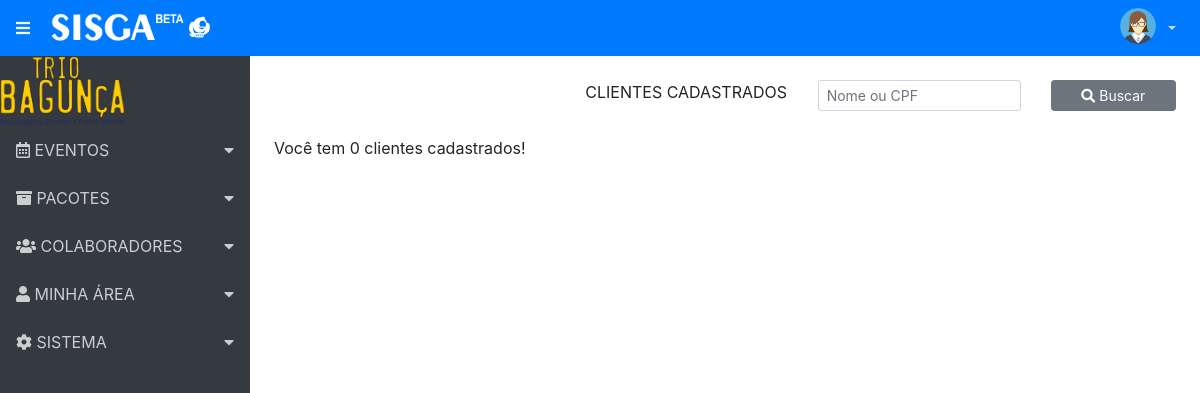
/index.php/clientes/ClientesCadastrados, run on an earlier commit of the app's database.
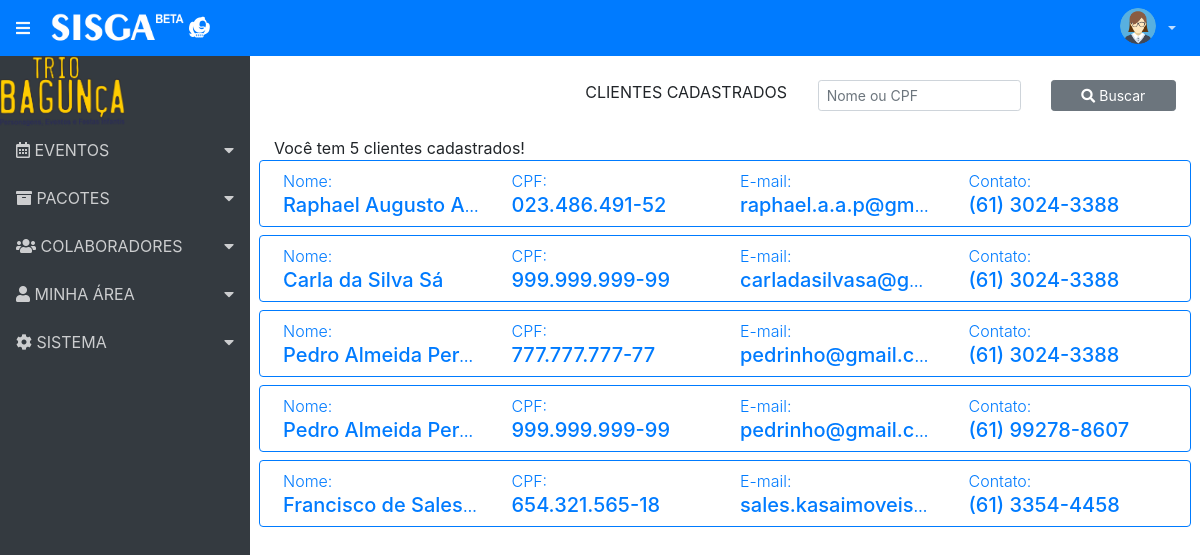
And on a later commit of the database.
### tables this page shows
CREATE TABLE `clientes` (
  `id_cli` int(11) NOT NULL,
  `nome_cli` varchar(50) NOT NULL,
  `cpf_cli` varchar(14) NOT NULL,
  `nasc_cli` date NOT NULL,
  `end_cli` text NOT NULL,
  `fixo_cli` varchar(15) NOT NULL,
  `cel_cli` varchar(16) NOT NULL,
  `email_cli` varchar(50) NOT NULL
);

### application/controllers/Clientes.php (called while the page is built, shortened)
<?php
class Clientes extends CI_Controller {
	function __construct() {
		$this->load->library('form_validation');
	}
	public function ClientesCadastrados()	{
		$dados['titulo'] = 'Clientes Cadastrados';
		$this->load->model('Clientes_model');
		$lista = $this->Clientes_model->MostraClientes();
		$cliente =  array('clientes' => $lista);
		$total_cliente = count($lista);
		$cliente['total'] = $total_cliente;
		$this->load->view('header', $dados);
		$this->load->view('menu');
		$this->load->view('ClientesCadastrados', $cliente);
		$this->load->view('footer');
	}
}

### index.php (called while the page is built, shortened)
<?php
require_once BASEPATH.'core/CodeIgniter.php';

### application/models/Clientes_model.php (called while the page is built, shortened)
<?php
class Clientes_model extends CI_Model {
	public function MostraClientes () {
		return $this->db->get('clientes')->result_array();
	}
}

### application/views/ClientesCadastrados.php (the view, shortened to what this page needs)
<div class="container p-4">
	<form action="">
		<div class="form-group row">
			<div class="col-lg-4"></div>
			<div class="col-lg-3"><p class="text-center">CLIENTES CADASTRADOS</p></div>
			<div class="col-lg-3 text-left">
				<input type="text" class="form-control form-control-block form-control-sm" id="inputdefault" placeholder="Nome ou CPF">
			</div>
			<div class="col-lg-2"><button class="btn btn-secondary btn-sm btn-block" type="submit"><i class="fas fa-search"></i> Buscar</button></div>
		</div>
	</form>
        <span class="text-right"><?php echo "Você tem ".$total." clientes cadastrados!"; ?></span>
        <?php foreach ($clientes as $cli) : ?>
            <div class="row border border-primary rounded p-2 mb-2 text-primary">
                <div class="col text-truncate">
                    <span class="font-weight-light">Nome: <br /></span>
                    <span class="h5"><?= anchor("Clientes/DetalheCliente/{$cli['id_cli']}", $cli['nome_cli']); ?></span>
                </div>
                <div class="col">
                    <span class="font-weight-light">CPF: <br /></span>
                    <span class="h5"><?= anchor("Clientes/DetalheCliente/{$cli['id_cli']}", $cli['cpf_cli']); ?></span>
                </div>
                <div class="col text-truncate">
                    <span class="font-weight-light">E-mail: <br /></span>
                    <span class="h5"><?= anchor("Clientes/DetalheCliente/{$cli['id_cli']}", $cli['email_cli']); ?></span>
                </div>
                <div class="col">
                    <span class="font-weight-light">Contato: <br /></span>
                    <span class="h5">
                        <?php
                            if (empty($cli['fixo_cli'])) {
                                echo anchor("Clientes/DetalheCliente/{$cli['id_cli']}", $cli['cel_cli']);
                            } else {
                                echo anchor("Clientes/DetalheCliente/{$cli['id_cli']}", $cli['fixo_cli']);
                            }
                        ?>
                    </span>
                </div>
            </div>
        <?php endforeach?>
</div>

### application/views/header.php (shortened to what this page needs)
<!doctype html>
<html lang="pt-br">
<head>
    <link rel="stylesheet" href="<?php echo base_url('assets/css/bootstrap.css');?>">
    <link rel="stylesheet" href="https://use.fontawesome.com/releases/v5.2.0/css/all.css">
    <link rel="stylesheet" href="<?php echo base_url('assets/css/bsadmin.css'); ?>">
    <link rel="stylesheet" href="<?php echo base_url('assets/css/jquery-ui.css'); ?>">
</head>
<body>
<nav class="navbar navbar-expand navbar-dark bg-primary">
    <a class="sidebar-toggle text-light mr-3"><i class="fa fa-bars"></i></a>
    <a class="navbar-brand" href="#"><i class="fab fa-themeisle"></i> <img class='rounded float-left' width='65%' src='<?= base_url("assets/img/logo_sistema.png");?>'></a>
    <div class="navbar-collapse collapse">
            <ul class="navbar-nav ml-auto">
                <div class="float-right">
                    <?php
                        $sexouser = $this->session->userdata('sexouser');
                        $foto = $this->session->userdata('foto');
                        if (!empty($foto)) {
                            echo "<img class='float-right rounded-circle' width='40px' src='".base_url("assets/img/fotos_usuarios/$foto")."'>";
                        } elseif ($sexouser == "MASCULINO") {
                            echo "<img class='float-right rounded-circle' width='7%' src='".base_url("assets/img/avatar_man.png")."'>";
                        } else {
                           echo "<img class='float-right rounded-circle' width='7%' src='".base_url("assets/img/avatar_woman.png")."'>";
                        }
                    ?>
                </div>
                <li class="nav-item dropdown">
                    <a class="nav-link dropdown-toggle" href="#" id="navbarDropdownMenuLink" data-toggle="dropdown">
                    </a>
                </li>
            </ul>
    </div>
</nav>

### application/views/menu.php (shortened to what this page needs)
<div class="d-flex">
    <nav class="sidebar bg-dark">
        <img class='ml-10' width='50%' src='<?= base_url("assets/img/logo-trio.png");?>'></a>
        <ul class="list-unstyled">
            <?php
                if (empty($perssao['permission1'])) {
            ?>
            <li>
                <a href="#submenu2" data-toggle="collapse"><i class="far fa-calendar-alt"></i> EVENTOS</a>
            </li>
            <?php
                } else { }
                if (empty($perssao['permission2'])) {
            ?>
            <li>
                <a href="#submenu3" data-toggle="collapse"><i class="fas fa-archive"></i> PACOTES</a>
            </li>
            <?php
                } else { }
                if (empty($perssao['permission3'])) {
            ?>
            <li>
                <a href="#submenu4" data-toggle="collapse"><i class="fas fa-users"></i> COLABORADORES</a>
            </li>
            <?php
                } else { }
            ?>
            <?php
                if (empty($perssao['permission7'])) {
            ?>
            <li>
                <a href="#submenu7" data-toggle="collapse"><i class="fas fa-user"></i> MINHA ÁREA</a>
            </li>
            <?php
                } else { }
                if (empty($perssao['permission8'])) {
            ?>
            <li>
                <a href="#submenu8" data-toggle="collapse"><i class="fas fa-cog"></i> SISTEMA</a>
            </li>
            <?php
                } else { }
            ?>
        </ul>
    </nav>

### application/views/footer.php (shortened to what this page needs)
</body>
</html>

### assets/css/bsadmin.css (style rules this page uses)
.navbar-dark .navbar-nav .nav-link, .navbar-dark .navbar-text { color: rgba(255, 255, 255, .75); }
.sidebar { min-width: 250px; max-width: 250px; min-height: calc(100vh - 56px); transition: all 0.3s; }
.sidebar ul li a { display: block; padding: .75rem 1rem; color: rgba(255, 255, 255, .75); text-decoration: none; }
.sidebar [data-toggle="collapse"] { position: relative; }
.sidebar [data-toggle="collapse"]:before { content: "\f0d7"; font-family: "Font Awesome 5 Free"; font-weight: 900; position: absolute; right: 1rem; }
.bg-primary { color: #FFFFFF; font-weight: bold; }

What changed in the data, as far as the page shows it:
added clientes: id_cli+nome_cli "Raphael Augusto A…", id_cli+cpf_cli "023.486.491-52", id_cli+email_cli "raphael.a.a.p@gm…", id_cli+fixo_cli "(61) 3024-3388"
added clientes: id_cli+nome_cli "Carla da Silva Sá", id_cli+cpf_cli "999.999.999-99", id_cli+email_cli "carladasilvasa@g…", id_cli+fixo_cli "(61) 3024-3388"
added clientes: id_cli+nome_cli "Pedro Almeida Per…", id_cli+cpf_cli "777.777.777-77", id_cli+email_cli "pedrinho@gmail.c…", id_cli+fixo_cli "(61) 3024-3388"
added clientes: id_cli+nome_cli "Pedro Almeida Per…", id_cli+cpf_cli "999.999.999-99", id_cli+email_cli "pedrinho@gmail.c…", id_cli+cel_cli "(61) 99278-8607"
added clientes: id_cli+nome_cli "Francisco de Sales…", id_cli+cpf_cli "654.321.565-18", id_cli+email_cli "sales.kasaimoveis…", id_cli+fixo_cli "(61) 3354-4458"
Also different on the page:
$total: "0" → "5"
